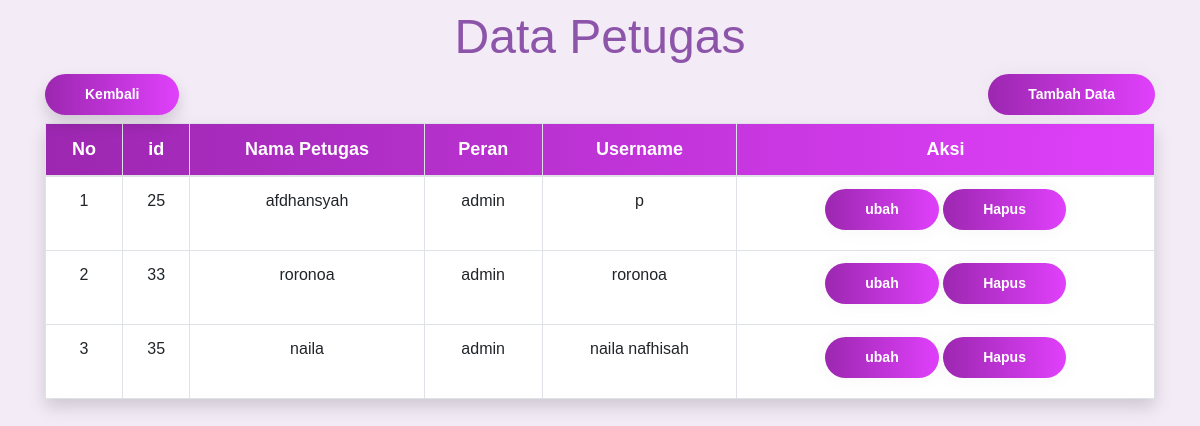
The app's page /data_petugas.php (signed in) with its own data.
### tables this page shows
CREATE TABLE `petugas` (
  `id_petugas` int(11) NOT NULL,
  `username` varchar(25) NOT NULL,
  `password` varchar(225) NOT NULL,
  `nama_petugas` varchar(35) NOT NULL,
  `level` enum('petugas','admin') NOT NULL
);

### data_petugas.php (the view, shortened to what this page needs)
<!DOCTYPE html>
<html lang="en">
<head>
  <link rel="stylesheet" href="https://maxcdn.bootstrapcdn.com/bootstrap/4.4.1/css/bootstrap.min.css">
  <link rel="stylesheet" href="https://cdnjs.cloudflare.com/ajax/libs/font-awesome/4.7.0/css/font-awesome.min.css">
  <link rel="stylesheet" type="text/css" href="css/table-data.css">
</head>
<body>
	<h2 class="text-center mt-2">Data Petugas</h2>
	<div class="container">
		<div class="clearfixs">
			<div class="float-right">
				<a href="tambah-petugas.php" id="tambah" class="btn btn-primary ">Tambah Data</a>
			</div>
			<div class="float-left">
				<a href="dashboard_admin.php" id="tambah" class="btn btn-primary shadow">Kembali</a>
			</div>
		</div>
		<div class="text-center mt-2">
			<table class="table table-bordered shadow" border="1">
				<thead id="thead">
					<tr>
					<th>No</th>
					<th>id</th>
					<th>Nama Petugas</th>
					<th>Peran</th>
                    <th>Username</th>
                    <th>Aksi</th>
					</tr>
				</thead>
				<tbody id="tbody">
				<?php
				include 'koneksi.php';
					$tampil_petugas=mysqli_query($sambung,"SELECT * FROM petugas ");
					$no=0;
				while($data_petugas=mysqli_fetch_array($tampil_petugas)){
				$no++?>
					<tr>
						<td><?=$no?></td>
						<td><?=$data_petugas['id_petugas']?></td>
						<td><?=$data_petugas['nama_petugas']?></td>
						<td><?=$data_petugas['level']?></td>
						<td><?=$data_petugas['username']?></td>
						<td>
							<a href="ubah-petugas.php?id_petugas=<?=$data_petugas['id_petugas']?>"  type="button" class="btn btn-primary">ubah</a>
							<a href="delete-petugas.php?id_petugas=<?=$data_petugas['id_petugas']?>" onclick="return confirm('Ingin menghapus data ini?')"><input type="button" class="btn btn-primary" value="Hapus"></a>
						</td>
					</tr>
					<?php
				}
			?>
				</tbody>
			</table>
		</div>
	</div>
</body>
</html>

### css/table-data.css (style rules this page uses)
body { background-color: #F3EBF6; font-family: 'Ubuntu', sans-serif; color: #8C55AA; }
h2 { font-size: 48px; }
.btn { cursor: pointer; border-radius: 5em; color: #fff; background: linear-gradient(to right, #9C27B0, #E040FB); border: 0; padding-left: 40px; padding-right: 40px; padding-bottom: 10px; padding-top: 10px; margin-bottom: 8px; font-family: 'Ubuntu', sans-serif; font-size: 14px; font-weight: 700; box-shadow: 0 0 20px 1px rgba(0, 0, 0, 0.04); }
#thead { text-decoration: none; font-family: 'Ubuntu', sans-serif; font-size: 18px; padding-left: 30px; padding-right: 30px; padding-top: 10px; padding-bottom: 10px; margin-top: 10px; font-weight: 700; background: linear-gradient(to right, #9C27B0, #E040FB); border: 0px; border-radius: 20px; color: #fff; }
#tbody { background-color: #fff; }

### records on screen
petugas: id_petugas "25", nama_petugas "afdhansyah", level "admin", username "p"
petugas: id_petugas "33", nama_petugas "roronoa", level "admin", username "roronoa"
petugas: id_petugas "35", nama_petugas "naila", level "admin", username "naila nafhisah"
